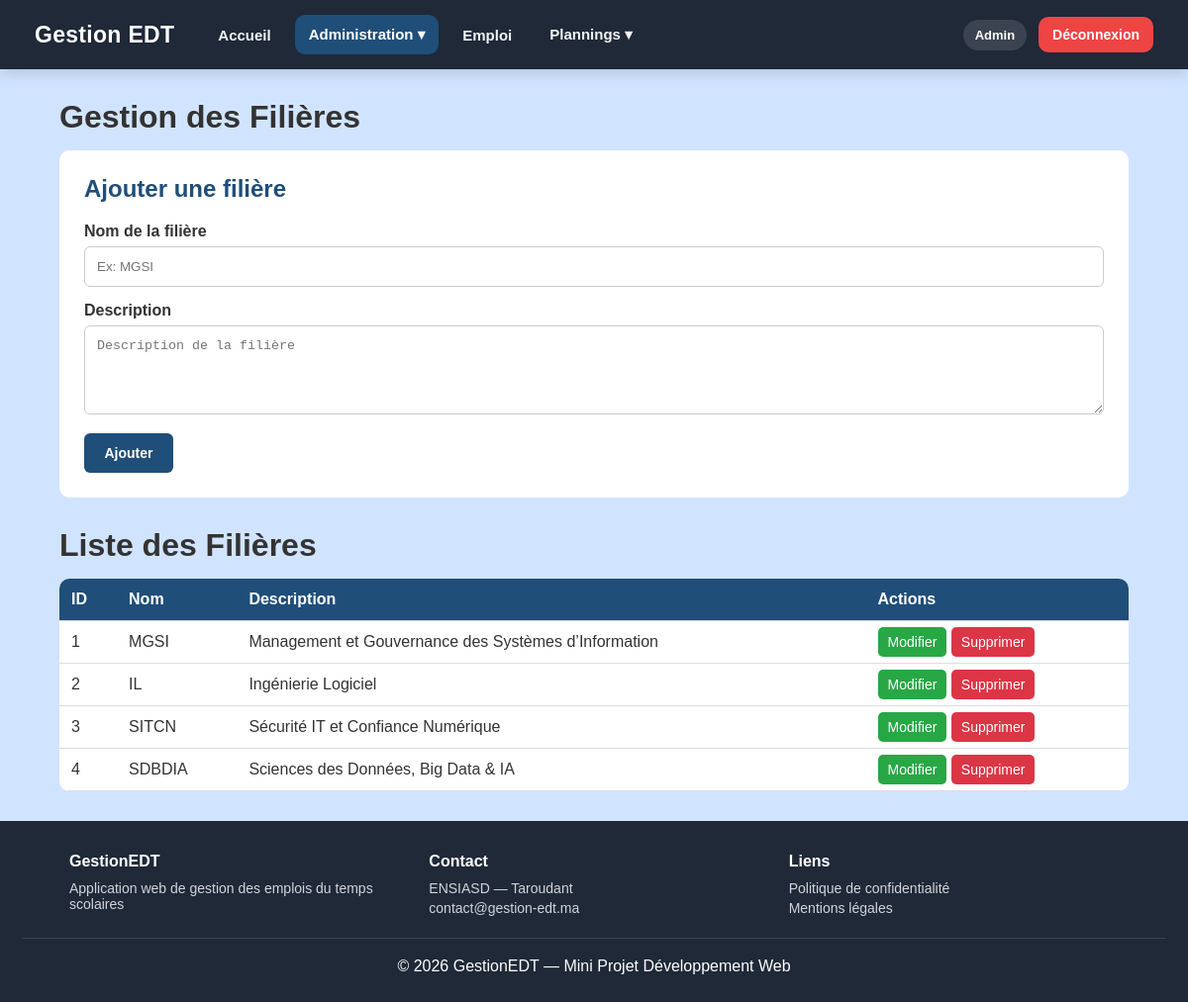
/pages/filieres.php (signed in), run on the app's committed database.
### tables this page shows
CREATE TABLE `filieres` (
  `id` int(11) NOT NULL,
  `nom` varchar(100) NOT NULL,
  `description` text DEFAULT NULL
);

### pages/filieres.php (the view, shortened to what this page needs)
<?php
require_once "../config.php";
$filiere_edit = null;
$stmt = $PDO->query("SELECT * FROM filieres ORDER BY id ASC");
$filieres = $stmt->fetchAll(PDO::FETCH_ASSOC);
?>
<!DOCTYPE html>
<html lang="fr">
<head>
    <link rel="stylesheet" href="../css/style.css">
</head>
<body>
<?php require_once "../includes/navbar.php"; ?>
<div class="container">
    <h1>Gestion des Filières</h1>
    <div class="form-box">
        <?php if ($filiere_edit): ?>
            <h1>Modifier une filière</h1>
            <form method="POST">
                <input type="hidden" name="id" value="<?= $filiere_edit['id'] ?>">
                <label>Nom de la filière</label>
                <input type="text" name="nom" value="<?= htmlspecialchars($filiere_edit['nom']) ?>" required>
                <label>Description</label>
                <textarea name="description"><?= htmlspecialchars($filiere_edit['description']) ?></textarea>
                <div class="form-actions">
                    <button type="submit" name="modifier">Modifier</button>
                    <a href="filieres.php" class="btn-cancel">Annuler</a>
                </div>
            </form>
        <?php else: ?>
            <h2>Ajouter une filière</h2>
            <form method="POST">
                <label>Nom de la filière</label>
                <input type="text" name="nom" placeholder="Ex: MGSI" required>
                <label>Description</label>
                <textarea name="description" placeholder="Description de la filière"></textarea>
                <button type="submit" name="ajouter">Ajouter</button>
            </form>
        <?php endif; ?>
    </div>
    <h1>Liste des Filières</h1>
    <table>
        <thead>
            <tr>
                <th>ID</th>
                <th>Nom</th>
                <th>Description</th>
                <th>Actions</th>
            </tr>
        </thead>
        <tbody>
            <?php foreach ($filieres as $filiere): ?>
                <tr>
                    <td><?= $filiere['id'] ?></td>
                    <td><?= htmlspecialchars($filiere['nom']) ?></td>
                    <td><?= htmlspecialchars($filiere['description']) ?></td>
                    <td>
                        <a class="btn-edit" href="filieres.php?edit=<?= $filiere['id'] ?>">Modifier</a>
                        <a class="btn-delete"
                           href="filieres.php?delete=<?= $filiere['id'] ?>"
                           onclick="return confirm('Voulez-vous vraiment supprimer cette filière ?');">
                           Supprimer
                        </a>
                    </td>
                </tr>
            <?php endforeach; ?>
        </tbody>
    </table>
</div>
<?php require_once "../includes/footer.php"; ?>
</body>
</html>

### css/style.css (style rules this page uses)
* { margin: 0; padding: 0; box-sizing: border-box; }
body { font-family: 'Trebuchet MS', 'Lucida Sans Unicode', 'Lucida Grande', 'Lucida Sans', Arial, sans-serif; background: #d1e4ff; color: #333; }
.container { width: 90%; margin: 30px auto; }
.form-box { background: white; padding: 25px; border-radius: 10px; margin-bottom: 30px; }
.form-box h2 { margin-bottom: 20px; color: #1f4e79; }
.form-box label { display: block; margin-bottom: 6px; font-weight: bold; }
.form-box input, .form-box textarea { width: 100%; padding: 12px; margin-bottom: 15px; border: 1px solid #ccc; border-radius: 6px; }
.form-box textarea { min-height: 90px; }
.form-box button { background-color: #1f4e79; width: 90px; height: 40px; padding: 0; border-radius: 6px; font-size: 14px; font-weight: bold; text-align: center; text-decoration: none; border: none; cursor: pointer; color: white; display: flex; align-items: center; justify-content: center; }
.container h1 { margin-bottom: 15px; }
table { width: 100%; border-collapse: collapse; background: white; border-radius: 10px; overflow: hidden; }
th { background: #1f4e79; color: white; }
td, th { padding: 12px; border-bottom: 1px solid #ddd; text-align: left; }
.btn-edit, .btn-delete, .btn-cancel { padding: 7px 10px; border-radius: 5px; text-decoration: none; color: white; font-size: 14px; }
.btn-edit { background: #28a745; }
.btn-delete { background: #dc3545; }
html, body { min-height: 100vh; }
body { display: flex; flex-direction: column; }
body > .container, body > div.container { flex: 1; }

### data on the page
filieres: id "1", nom "MGSI", description "Management et Gouvernance des Systèmes d’Information"
filieres: id "2", nom "IL", description "Ingénierie Logiciel"
filieres: id "3", nom "SITCN", description "Sécurité IT et Confiance Numérique"
filieres: id "4", nom "SDBDIA", description "Sciences des Données, Big Data & IA"

### other printed values
$role "Admin"
